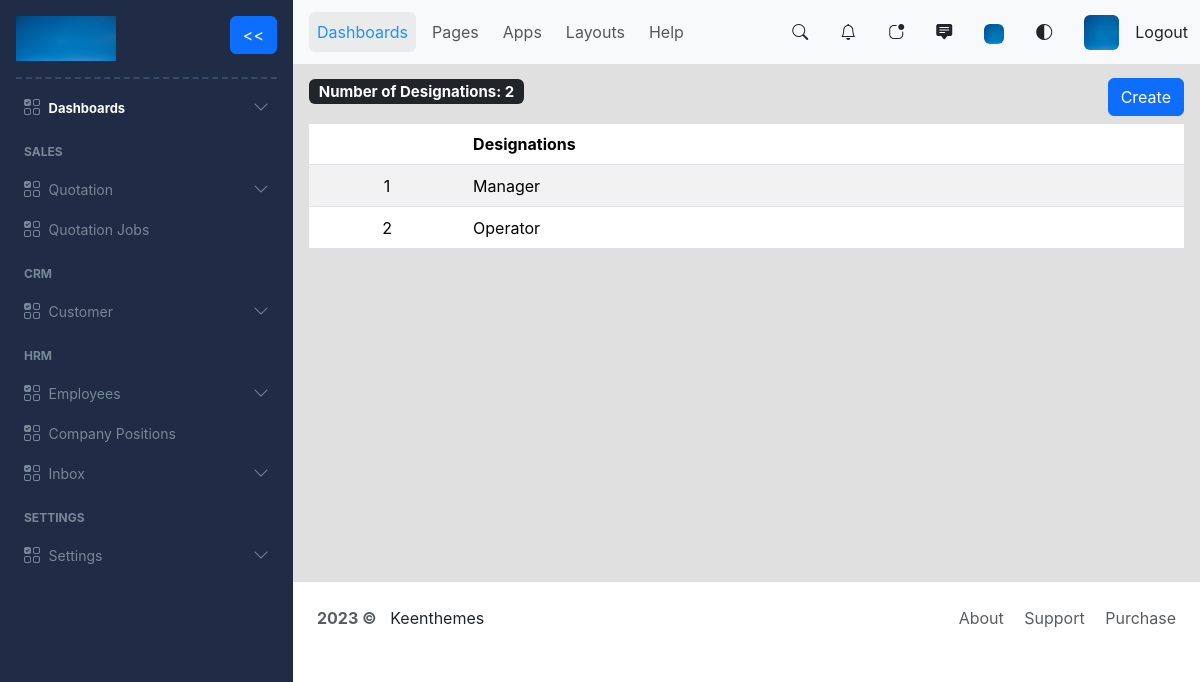
Before: /view_company_positions (signed in) with the older database file.
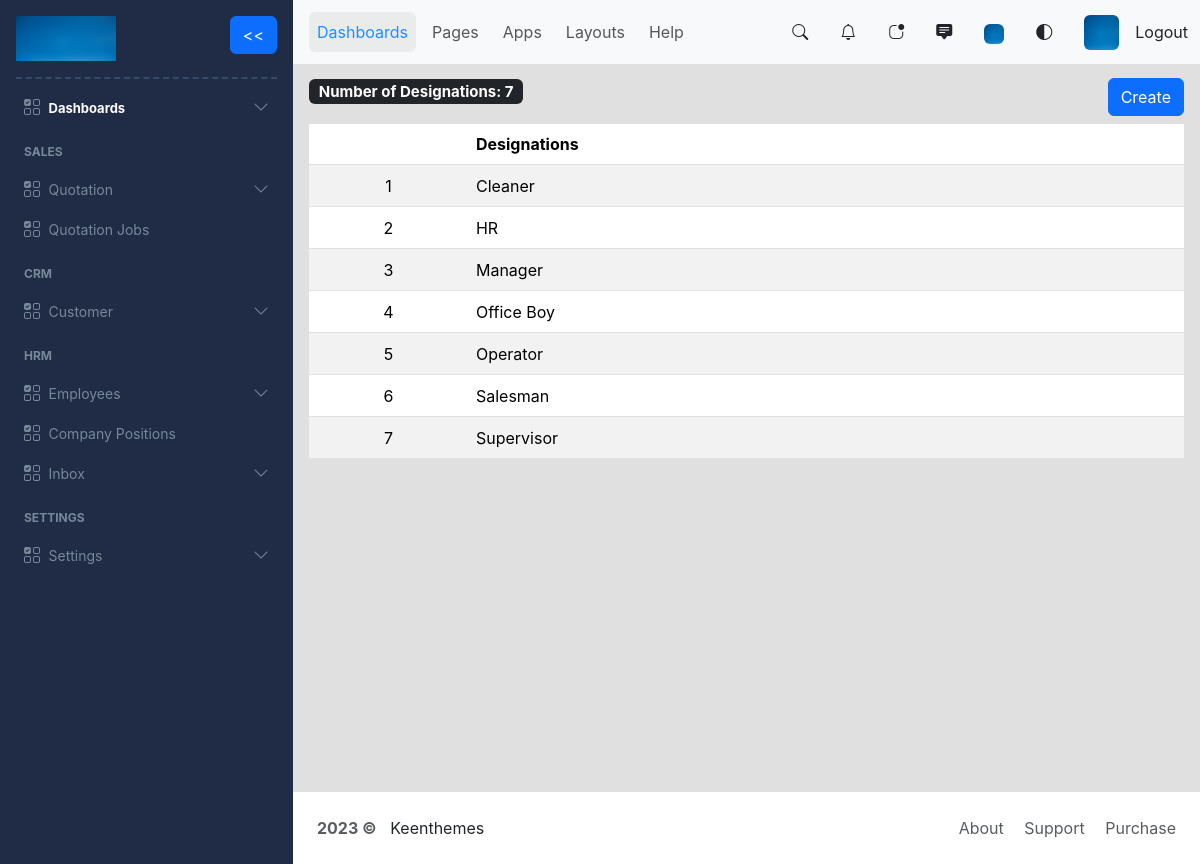
After: the same page with the newer database file.
### myapp/models.py (models this page shows, shortened)
class EmployeeDesignation(models.Model):
    id = models.UUIDField(primary_key=True, default=uuid.uuid4, unique=True, editable=False)
    designation = models.CharField(max_length=30)

### myapp/views.py (the view)
# urls.py: path('view_company_positions', views.viewCompanyPositions, name='view_company_positions'),
@login_required
def viewCompanyPositions(request):
    designations = EmployeeDesignation.objects.all().order_by('designation')
    number_of_designations = len(designations)
    designations_exists = designations.exists()
    return render(request, 'hrm/company_positions/company_positions.html',{'designations': designations, 'designations_exists': designations_exists, 'number_of_designations': number_of_designations})

### myapp/templates/hrm/company_positions/company_positions.html (shortened to what this page needs)
{% extends 'index.html' %}
{% block content %}
<div class="d-flex justify-content-between">
    <h5> <span class="badge bg-dark">Number of Designations:  {{ number_of_designations }}</span> </h5>
    <button type="button" class="btn btn-primary" data-bs-toggle="modal" data-bs-target="#createModal" id="createButton">Create</button>
</div>
{% if designations_exists %}
<div class='table-responsive'>
    <table class="table table-striped mt-2 align-middle">
        <thead>
        <tr>
            <th scope="col"></th>
            <th scope="col">Designations</th>
        </tr>
        </thead>
        <tbody>
        {% for designation in designations %}
            <tr style="height: 42px;">
                <td class="text-center">{{forloop.counter}}</td>
                <td><a href="#" style="text-decoration: none; color: black;">{{ designation.designation }}</a></td>
            </tr>
        {% endfor %}
        </tbody>
    </table>
</div>
{% else %}
<div class="d-flex justify-content-center">
    <span class="pt-5">No Company positions. <a href="" data-bs-toggle="modal" data-bs-target="#deleteModal">Create</a> a new position.</span>
</div>
{% endif %}
{% endblock content %}

Changed rows visible on the page:
added EmployeeDesignation: designation "Cleaner"
added EmployeeDesignation: designation "HR"
added EmployeeDesignation: designation "Office Boy"
added EmployeeDesignation: designation "Salesman"
added EmployeeDesignation: designation "Supervisor"
Other visible differences:
{{ number_of_designations }}: "2" → "7"
